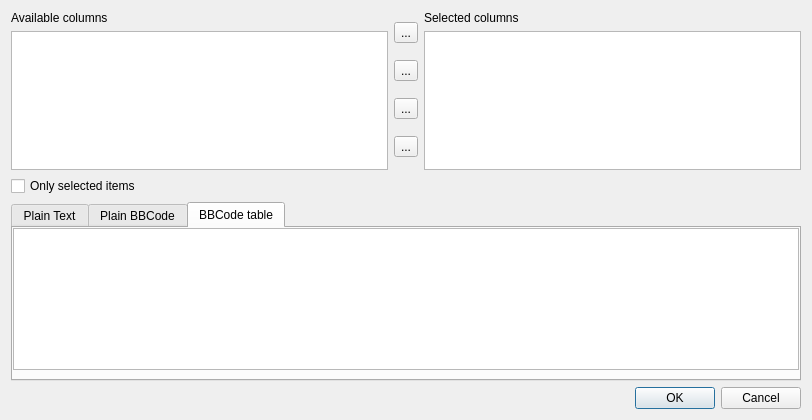
<?xml version="1.0" encoding="UTF-8"?>
<ui version="4.0">
 <class>TableExport</class>
 <widget class="QDialog" name="TableExport">
  <property name="geometry">
   <rect>
    <x>0</x>
    <y>0</y>
    <width>812</width>
    <height>420</height>
   </rect>
  </property>
  <property name="windowTitle">
   <string>Copy table to Clipboard</string>
  </property>
  <layout class="QVBoxLayout" name="verticalLayout_4">
   <item>
    <layout class="QHBoxLayout" name="horizontalLayout">
     <item>
      <layout class="QVBoxLayout" name="verticalLayout_3">
       <item>
        <widget class="QLabel" name="label">
         <property name="text">
          <string>Available columns</string>
         </property>
        </widget>
       </item>
       <item>
        <widget class="QListWidget" name="_avail"/>
       </item>
      </layout>
     </item>
     <item>
      <layout class="QVBoxLayout" name="verticalLayout">
       <item>
        <widget class="QToolButton" name="_add">
         <property name="text">
          <string>...</string>
         </property>
        </widget>
       </item>
       <item>
        <widget class="QToolButton" name="_remove">
         <property name="text">
          <string>...</string>
         </property>
        </widget>
       </item>
       <item>
        <widget class="QToolButton" name="_up">
         <property name="text">
          <string>...</string>
         </property>
        </widget>
       </item>
       <item>
        <widget class="QToolButton" name="_down">
         <property name="text">
          <string>...</string>
         </property>
        </widget>
       </item>
      </layout>
     </item>
     <item>
      <layout class="QVBoxLayout" name="verticalLayout_2">
       <item>
        <widget class="QLabel" name="label_2">
         <property name="text">
          <string>Selected columns</string>
         </property>
        </widget>
       </item>
       <item>
        <widget class="QListWidget" name="_sel"/>
       </item>
      </layout>
     </item>
    </layout>
   </item>
   <item>
    <widget class="QCheckBox" name="_only_sel">
     <property name="text">
      <string>Only selected items</string>
     </property>
    </widget>
   </item>
   <item>
    <widget class="QTabWidget" name="_tab">
     <property name="font">
      <font>
       <family>MS Sans Serif</family>
      </font>
     </property>
     <property name="currentIndex">
      <number>2</number>
     </property>
     <widget class="QWidget" name="tab">
      <attribute name="title">
       <string>Plain Text</string>
      </attribute>
      <layout class="QGridLayout" name="gridLayout">
       <property name="margin">
        <number>0</number>
       </property>
       <item row="0" column="0">
        <widget class="QTableWidget" name="_text"/>
       </item>
      </layout>
     </widget>
     <widget class="QWidget" name="tab_2">
      <attribute name="title">
       <string>Plain BBCode</string>
      </attribute>
      <layout class="QGridLayout" name="gridLayout_2">
       <property name="margin">
        <number>0</number>
       </property>
       <item row="0" column="0">
        <widget class="QTextEdit" name="_bbcode">
         <property name="lineWrapMode">
          <enum>QTextEdit::NoWrap</enum>
         </property>
         <property name="readOnly">
          <bool>true</bool>
         </property>
        </widget>
       </item>
      </layout>
     </widget>
     <widget class="QWidget" name="tab_3">
      <attribute name="title">
       <string>BBCode table</string>
      </attribute>
      <layout class="QGridLayout" name="gridLayout_3">
       <property name="leftMargin">
        <number>0</number>
       </property>
       <property name="topMargin">
        <number>0</number>
       </property>
       <property name="rightMargin">
        <number>0</number>
       </property>
       <item row="0" column="0">
        <widget class="QTextEdit" name="_bbcode_table">
         <property name="lineWrapMode">
          <enum>QTextEdit::NoWrap</enum>
         </property>
         <property name="readOnly">
          <bool>true</bool>
         </property>
        </widget>
       </item>
      </layout>
     </widget>
    </widget>
   </item>
   <item>
    <widget class="QDialogButtonBox" name="buttonBox">
     <property name="orientation">
      <enum>Qt::Horizontal</enum>
     </property>
     <property name="standardButtons">
      <set>QDialogButtonBox::Cancel|QDialogButtonBox::Ok</set>
     </property>
    </widget>
   </item>
  </layout>
 </widget>
 <resources/>
 <connections>
  <connection>
   <sender>buttonBox</sender>
   <signal>accepted()</signal>
   <receiver>TableExport</receiver>
   <slot>accept()</slot>
   <hints>
    <hint type="sourcelabel">
     <x>248</x>
     <y>254</y>
    </hint>
    <hint type="destinationlabel">
     <x>157</x>
     <y>274</y>
    </hint>
   </hints>
  </connection>
  <connection>
   <sender>buttonBox</sender>
   <signal>rejected()</signal>
   <receiver>TableExport</receiver>
   <slot>reject()</slot>
   <hints>
    <hint type="sourcelabel">
     <x>316</x>
     <y>260</y>
    </hint>
    <hint type="destinationlabel">
     <x>286</x>
     <y>274</y>
    </hint>
   </hints>
  </connection>
 </connections>
</ui>
